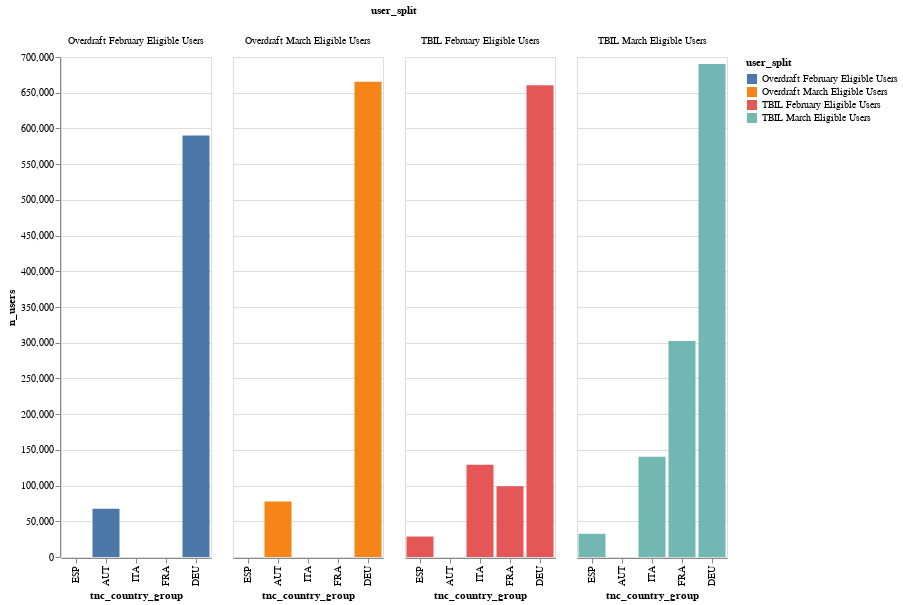

Notebook source saved alongside this figure:
### Code cell
af.column_multi(
    elig_users_df,
    "user_split",
    "tnc_country_group",
    "n_users",
    "user_split",
    150,
    500,
    "y",
)

### Figure 1 — Vega-Lite specification as saved in the notebook (floating-point values rounded to 4 significant figures)
{"config": {"view": {"continuousWidth": 400, "continuousHeight": 300}}, "data": {"name": "data-406ea73ec8cc9e74ed9b728dfdb42ca6"}, "mark": "bar", "encoding": {"color": {"field": "user_split", "type": "nominal"}, "column": {"field": "user_split", "type": "nominal"}, "tooltip": {"field": "n_users", "type": "quantitative"}, "x": {"field": "tnc_country_group", "sort": "y", "type": "nominal"}, "y": {"field": "n_users", "type": "quantitative"}}, "height": 500, "width": 150, "$schema": "https://vega.github.io/schema/vega-lite/v4.17.0.json", "datasets": {"data-406ea73ec8cc9e74ed9b728dfdb42ca6": [{"end_time": "2022-02-28", "user_split": "TBIL February Eligible Users", "tnc_country_group": "ITA       ", "n_users": 129110}, {"end_time": "2022-02-28", "user_split": "Overdraft February Eligible Users", "tnc_country_group": "AUT       ", "n_users": 67552}, {"end_time": "2022-02-28", "user_split": "TBIL February Eligible Users", "tnc_country_group": "DEU       ", "n_users": 660284}, {"end_time": "2022-02-28", "user_split": "Overdraft February Eligible Users", "tnc_country_group": "DEU       ", "n_users": 590116}, {"end_time": "2022-02-28", "user_split": "TBIL February Eligible Users", "tnc_country_group": "FRA       ", "n_users": 99055}, {"end_time": "2022-02-28", "user_split": "TBIL February Eligible Users", "tnc_country_group": "ESP       ", "n_users": 28680}, {"end_time": "2022-03-31", "user_split": "Overdraft March Eligible Users", "tnc_country_group": "AUT       ", "n_users": 77754}, {"end_time": "2022-03-31", "user_split": "Overdraft March Eligible Users", "tnc_country_group": "DEU       ", "n_users": 665259}, {"end_time": "2022-03-31", "user_split": "TBIL March Eligible Users", "tnc_country_group": "DEU       ", "n_users": 690113}, {"end_time": "2022-03-31", "user_split": "TBIL March Eligible Users", "tnc_country_group": "FRA       ", "n_users": 302281}, {"end_time": "2022-03-31", "user_split": "TBIL March Eligible Users", "tnc_country_group": "ESP       ", "n_users": 32483}, {"end_time": "2022-03-31", "user_split": "TBIL March Eligible Users", "tnc_country_group": "ITA       ", "n_users": 140324}]}}
